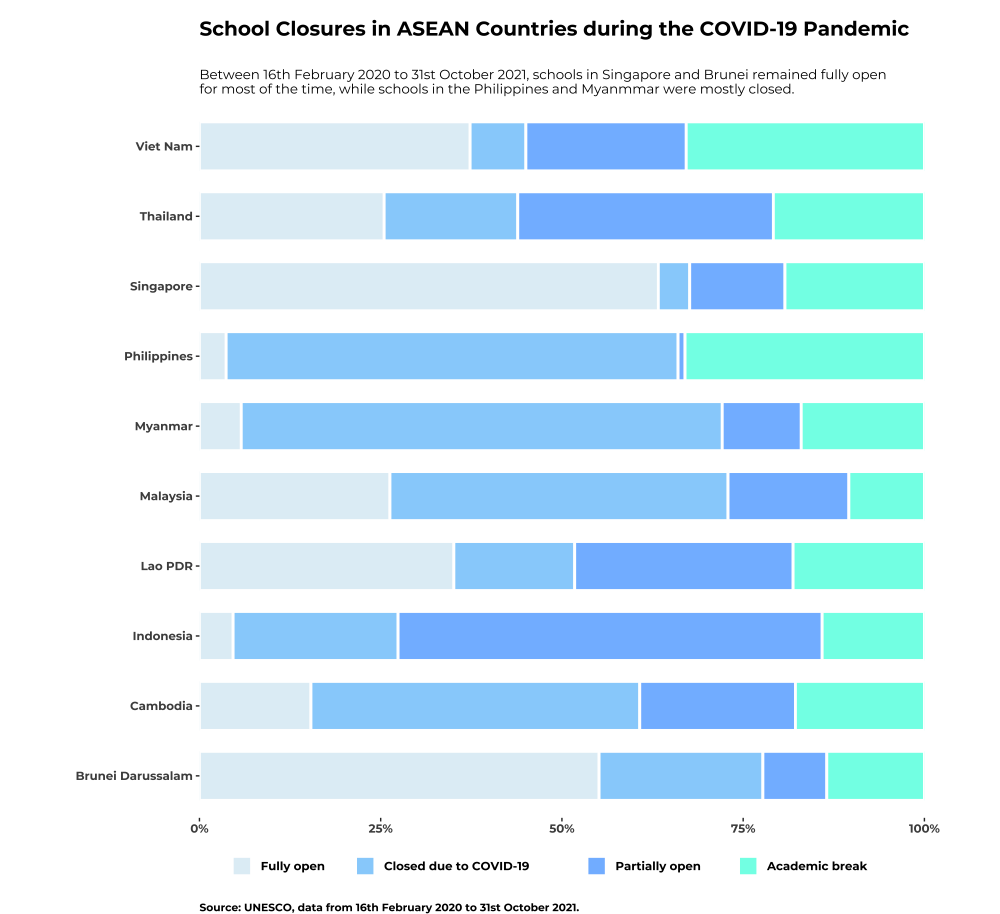

Write R code to recreate this figure.
library(tidyverse)
library(ggplot2)
library(ggtext)
library(showtext)

data=read_csv('~/Desktop/30 Day Chart Challenge/Day 1 - Part to Whole/Full dataset - Master file 30092021.csv')

font_add_google('Montserrat','Montserrat')
showtext_auto()

day1=data %>% filter(ISO %in% c('BRN','IDN','KHM','LAO','MMR','MYS','PHL','SGP',
                               'THA','VNM')) %>% select(-Note,-ISO) %>% group_by(Country) %>% 
  summarise(fully_open = sum(Status=='Fully open')/640*100,
              closed = sum(Status=='Closed due to COVID-19')/640*100,
              partial = sum(Status=='Partially open')/640*100,
              abreak = sum(Status=='Academic break')/640*100)

day1_long=gather(day1, status, proportion, fully_open:abreak, factor_key=TRUE) %>% 
  mutate(status = recode(status, fully_open = 'Fully open',
                closed = 'Closed due to COVID-19',
                partial = 'Partially open',
                abreak = 'Academic break'))

ggplot(day1_long, aes(fill=status,y=proportion, x=Country)) +
  geom_bar(position=position_fill(reverse=TRUE),stat='identity', lwd=1.0, width=0.7, color='white') +
  coord_flip() + 
  scale_y_continuous(expand=c(0,0), labels = c('0%','25%','50%','75%','100%')) +
  labs(title='\nSchool Closures in ASEAN Countries during the COVID-19 Pandemic\n',
       subtitle='Between 16th February 2020 to 31st October 2021, schools in Singapore and Brunei remained fully open \nfor most of the time, while schools in the Philippines and Myanmmar were mostly closed.',
       caption='\nSource: UNESCO, data from 16th February 2020 to 31st October 2021.')+
  theme_bw()+
  scale_fill_manual(values=c('Fully open'='#E1EFF6', 
                             'Closed due to COVID-19'='#97D2FB',
                             'Partially open' = '#83BCFF',
                             'Academic break'='#80FFE8'))+
  theme(legend.position = 'bottom',
        text=element_text(family='Montserrat',face='bold'),
        plot.title = element_text(size=15),
        plot.caption = element_text(hjust=0,size=8),
        plot.subtitle = element_text(size=10,face = 'plain'),
        legend.background = element_blank(),
        legend.title=element_blank(),
        axis.title.x = element_blank(),
        axis.title.y = element_blank(),
        axis.line = element_blank(),
        panel.grid.major = element_blank(),
        panel.grid.minor = element_blank(),
        panel.border = element_blank(),
        plot.margin = margin(, 2, , 2,'cm'))
   


#ECCBD9

  
